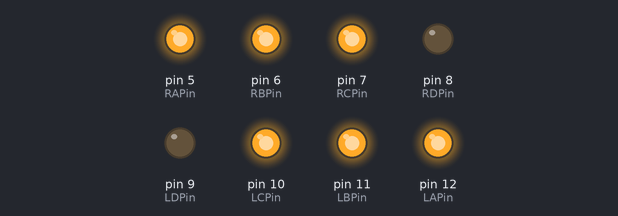
The sketch below on a simulated Arduino Uno, built with avr-gcc and run on an emulated ATmega328P. On the bench: output pins drawn as LEDs (lit = HIGH).

Above: at 0.24 s.
Timing chart, 0 to 3.0 s (numbered marks = the images above):
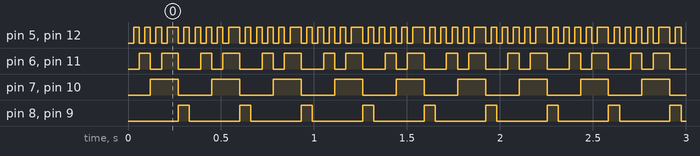

Measured:
- by itself, pin 5 (RAPin), pin 12 (LAPin): alternates HIGH for 0.03 s and LOW for 0.03 s
- by itself, pin 6 (RBPin), pin 11 (LBPin): repeats every 0.33 s: LOW 0.06 s, HIGH 0.09 s, LOW 0.12 s, HIGH 0.06 s
- by itself, pin 7 (RCPin), pin 10 (LCPin): alternates HIGH for 0.15 s and LOW for 0.18 s
- by itself, pin 8 (RDPin), pin 9 (LDPin): alternates HIGH for 0.06 s and LOW for 0.27 s

The sketch:

sketch_apr16b.ino
```cpp
//Stuart McCutchen was here
// Tyler Sheetz
//Nathan Swanson was here
const int LAPin = 12;
const int LBPin = 11;
const int LCPin = 10;
const int LDPin = 9;


const int RAPin = 5;
const int RBPin = 6;
const int RCPin = 7;
const int RDPin = 8;


void setup() {
  // initialize the LED pin as an output:
  pinMode(LAPin, OUTPUT);
  pinMode(LBPin, OUTPUT);
  pinMode(LCPin, OUTPUT);
  pinMode(LDPin, OUTPUT);

  pinMode(RAPin, OUTPUT);
  pinMode(RBPin, OUTPUT);
  pinMode(RCPin, OUTPUT);
  pinMode(RDPin, OUTPUT);
}

void loop() {

    //0
    digitalWrite(LAPin, LOW);
   digitalWrite(RAPin,LOW);

   digitalWrite(LBPin, LOW);
   digitalWrite(RBPin,LOW);

   digitalWrite(LCPin, LOW);
   digitalWrite(RCPin,LOW);

   digitalWrite(LDPin, LOW);
   digitalWrite(RDPin,LOW);

   delay(30);


   //1
 digitalWrite(LAPin, HIGH);
   digitalWrite(RAPin,HIGH);

   digitalWrite(LBPin, LOW);
   digitalWrite(RBPin,LOW);

   digitalWrite(LCPin, LOW);
   digitalWrite(RCPin,LOW);

   digitalWrite(LDPin, LOW);
   digitalWrite(RDPin,LOW);

   delay(30);


//2
    digitalWrite(LAPin, LOW);
   digitalWrite(RAPin,LOW);

   digitalWrite(LBPin, HIGH);
   digitalWrite(RBPin,HIGH);

   digitalWrite(LCPin, LOW);
   digitalWrite(RCPin,LOW);

   digitalWrite(LDPin, LOW);
   digitalWrite(RDPin,LOW);

   delay(30);

   //3

   digitalWrite(LAPin, HIGH);
   digitalWrite(RAPin,HIGH);

   digitalWrite(LBPin, HIGH);
   digitalWrite(RBPin,HIGH);

   digitalWrite(LCPin, LOW);
   digitalWrite(RCPin,LOW);

   digitalWrite(LDPin, LOW);
   digitalWrite(RDPin,LOW);

   delay(30);

   //4

   digitalWrite(LAPin, LOW);
   digitalWrite(RAPin,LOW);

   digitalWrite(LBPin, LOW);
   digitalWrite(RBPin,LOW);

   digitalWrite(LCPin, HIGH);
   digitalWrite(RCPin,HIGH);

   digitalWrite(LDPin, LOW);
   digitalWrite(RDPin,LOW);

   delay(30);


   //5

   digitalWrite(LAPin, HIGH);
   digitalWrite(RAPin,HIGH);

   digitalWrite(LBPin, LOW);
   digitalWrite(RBPin,LOW);

   digitalWrite(LCPin, HIGH);
   digitalWrite(RCPin,HIGH);

   digitalWrite(LDPin, LOW);
   digitalWrite(RDPin,LOW);

   delay(30);

   //6

   digitalWrite(LAPin, LOW);
   digitalWrite(RAPin,LOW);

   digitalWrite(LBPin, HIGH);
   digitalWrite(RBPin,HIGH);

   digitalWrite(LCPin, HIGH);
   digitalWrite(RCPin,HIGH);

   digitalWrite(LDPin, LOW);
   digitalWrite(RDPin,LOW);


   delay(30);


    //7

   digitalWrite(LAPin, HIGH);
   digitalWrite(RAPin,HIGH);

   digitalWrite(LBPin, HIGH);
   digitalWrite(RBPin,HIGH);

   digitalWrite(LCPin, HIGH);
   digitalWrite(RCPin,HIGH);

   digitalWrite(LDPin, LOW);
   digitalWrite(RDPin,LOW);

   delay(30);


    //7

   digitalWrite(LAPin, HIGH);
   digitalWrite(RAPin,HIGH);

   digitalWrite(LBPin, HIGH);
   digitalWrite(RBPin,HIGH);

   digitalWrite(LCPin, HIGH);
   digitalWrite(RCPin,HIGH);

   digitalWrite(LDPin, LOW);
   digitalWrite(RDPin,LOW);

   delay(30);

   //8

   digitalWrite(LAPin, LOW);
   digitalWrite(RAPin,LOW);

   digitalWrite(LBPin, LOW);
   digitalWrite(RBPin,LOW);

   digitalWrite(LCPin, LOW);
   digitalWrite(RCPin,LOW);

   digitalWrite(LDPin, HIGH);
   digitalWrite(RDPin,HIGH);

   delay(30);


//9

   digitalWrite(LAPin, HIGH);
   digitalWrite(RAPin,HIGH);

   digitalWrite(LBPin, LOW);
   digitalWrite(RBPin,LOW);

   digitalWrite(LCPin, LOW);
   digitalWrite(RCPin,LOW);

   digitalWrite(LDPin, HIGH);
   digitalWrite(RDPin,HIGH);

   delay(30);


}
```
